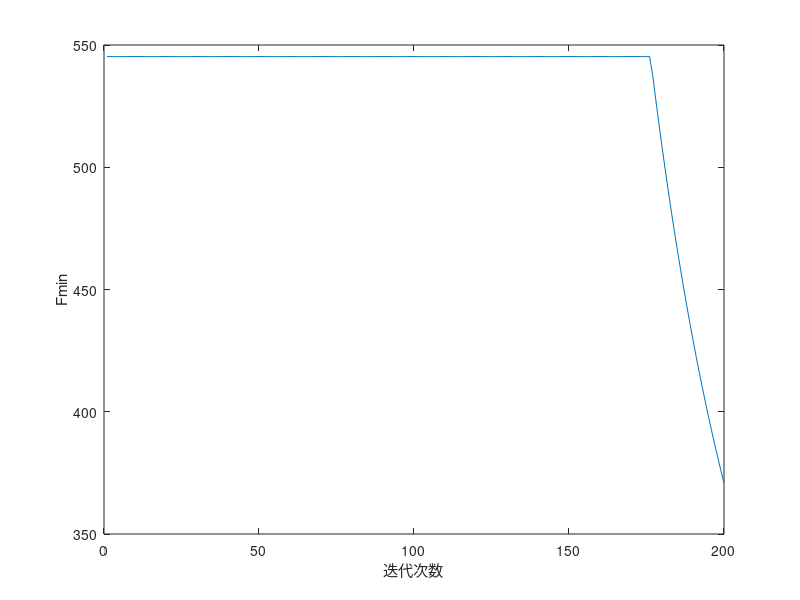
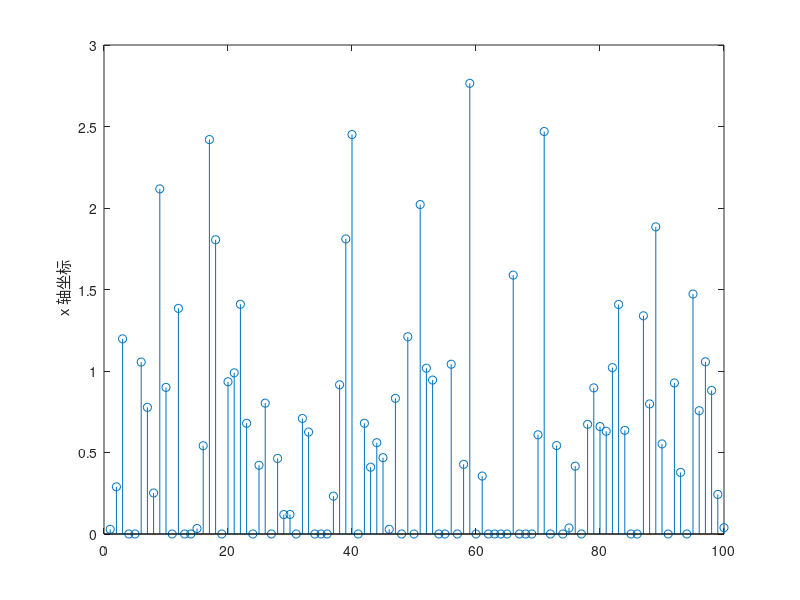

The MATLAB script that drew these images, in order:
% 例程 15.5  投影次梯度法示例
%  生成数据
n = 100;
m = 100;
A = randn(m, n);
u = sprandn(n, 1, 0.1);
b = A*u;
%  初始化
xcur = zeros(n, 1);
maxiter = 200;
fvals = 0.5*norm(b)^2;
fmin = fvals;
xmin = xcur;
%  保存每次迭代的最小目标函数值
fminvals = zeros(maxiter, 1);
%  主循环
for i = 1:maxiter
    alpha = 0.025/sqrt(i);
    res = (A*xcur - b);
    subg = A'*res;
    %  目标函数的（次）梯度，向正卦限投影（非负约束）
    xcur = max(0, xcur - alpha*subg);
    %  计算当前目标函数值
    fcur = 0.5*norm(res)^2;
    if (fcur < fmin)
        fmin = fcur;
        xmin = xcur;
    end
    fminvals(i) = fmin;
end
%  结果展示
figure(1)
plot(fminvals);
xlabel('迭代次数');  ylabel('Fmin');
figure(2)
stem(xmin);
ylabel(' x 轴坐标');
